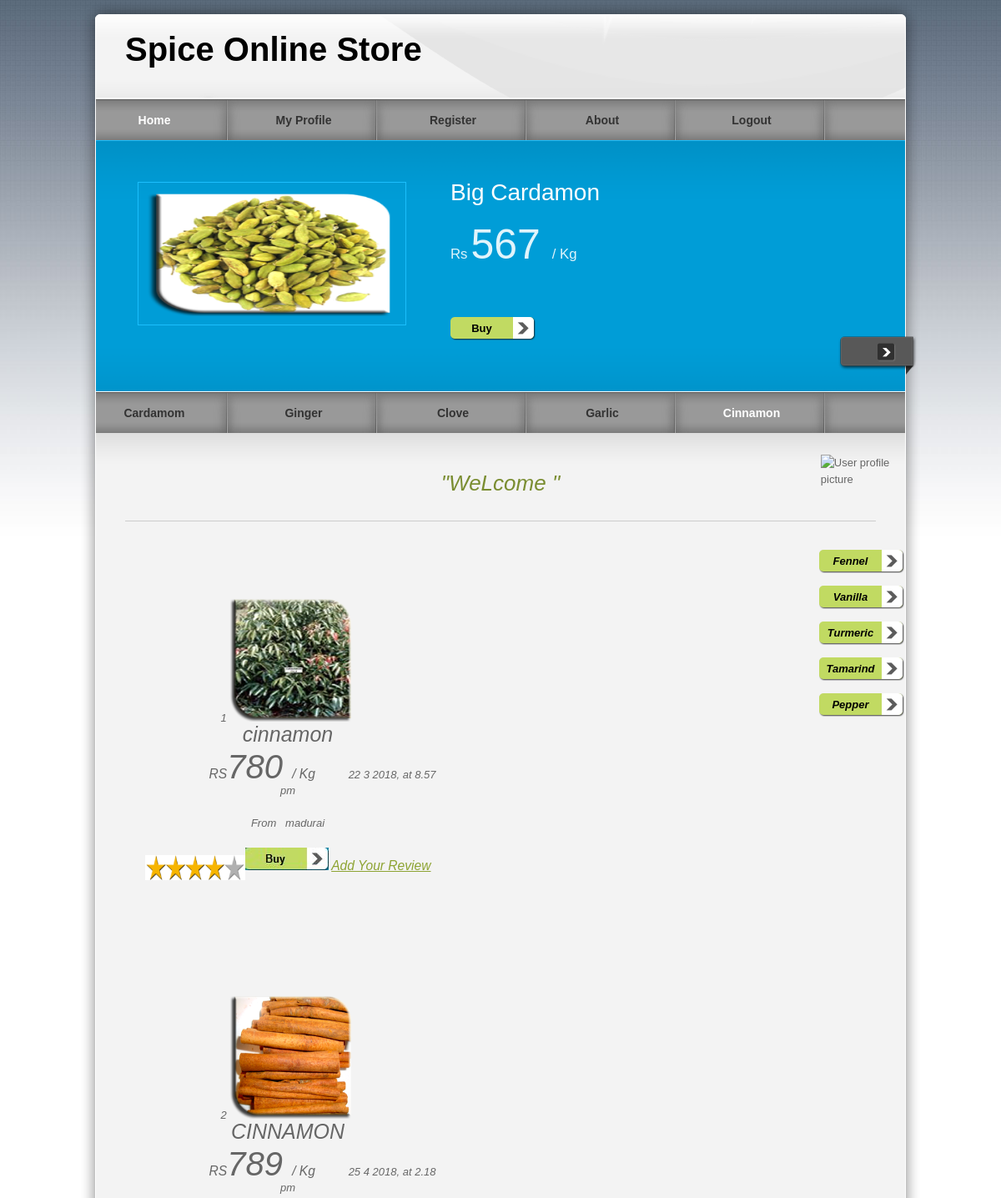
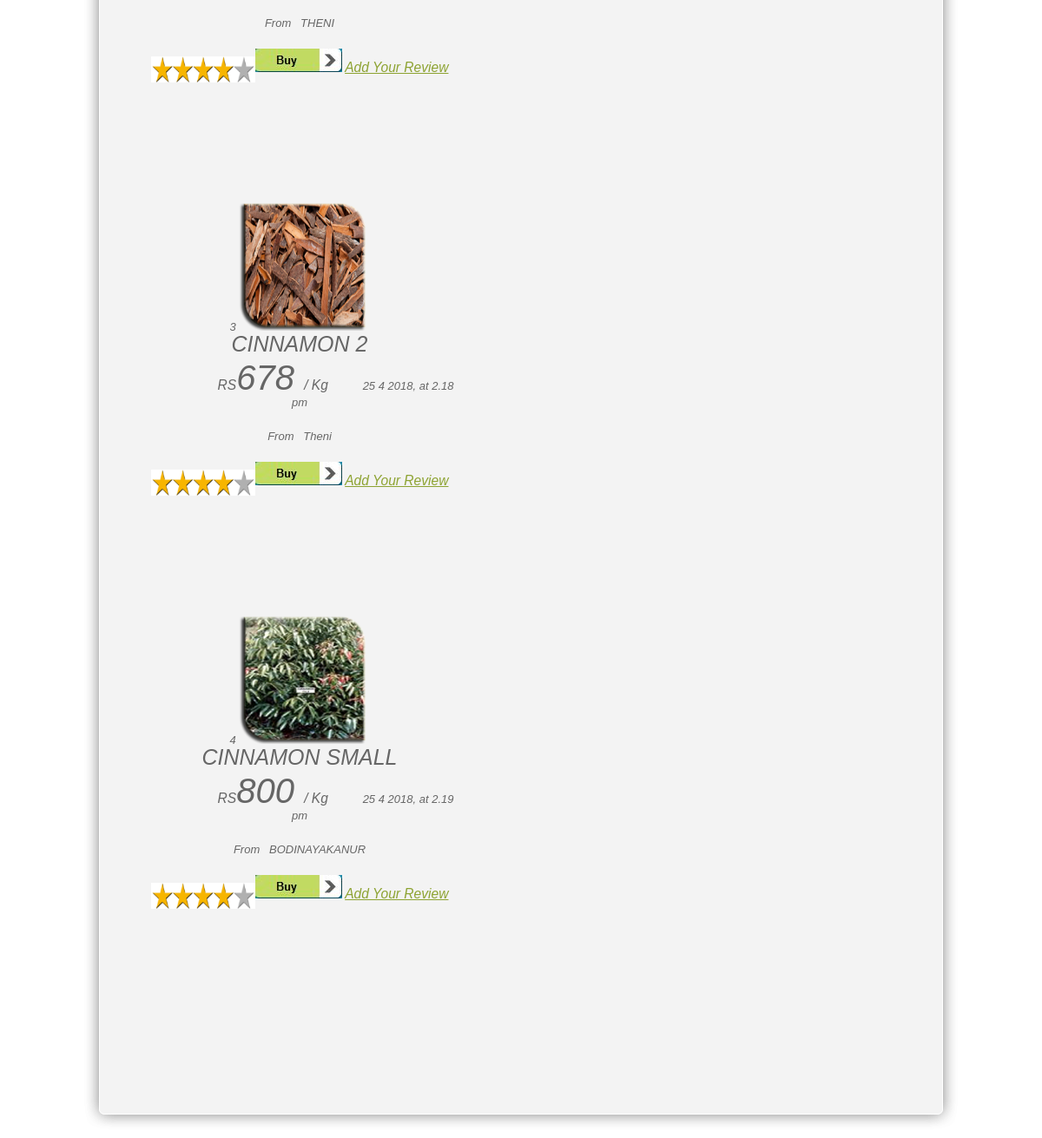
The app's page /pro/cinnamon.php with its own data (2 pictures, top to bottom).
### tables this page shows
CREATE TABLE IF NOT EXISTS `offer` (
  `number` int(11) NOT NULL,
  `name` varchar(50) NOT NULL,
  `image` text NOT NULL,
  `price` varchar(50) NOT NULL,
  `time` varchar(50) NOT NULL,
  `details` varchar(100) NOT NULL,
  PRIMARY KEY (`number`)
);

CREATE TABLE IF NOT EXISTS `cinnamon` (
  `number` int(11) NOT NULL AUTO_INCREMENT,
  `name` varchar(50) NOT NULL,
  `price` varchar(50) NOT NULL,
  `image` text NOT NULL,
  `time` varchar(50) NOT NULL,
  `place` varchar(50) NOT NULL,
  PRIMARY KEY (`number`)
);

### pro/cinnamon.php (the view, shortened to what this page needs)
<?php
$username=$_SESSION['uname'];
?>
<!DOCTYPE html PUBLIC "-//W3C//DTD XHTML 1.0 Transitional//EN" "http://www.w3.org/TR/xhtml1/DTD/xhtml1-transitional.dtd">
<head>
<link href="templatemo_style.css" rel="stylesheet" type="text/css" />
<link href="css/jquery.ennui.contentslider.css" rel="stylesheet" type="text/css" media="screen,projection" />
</head>
<body>
<div id="templatemo_wrapper">
    <div id="templatemo_header">
        <div id="site_title">
            <h1>Spice Online Store</h1>
        </div>
    </div>
  	<div id="templatemo_menu">
        <ul>
            <li><a href="home.php"class="current">Home</a></li>
            <li><a href="profile.php">My Profile</a></li>
            <li><a href="reg.php">Register</a></li>
            <li><a href="partners.html">About</a></li>
            <li><a href="logout.php">Logout</a></li>
        </ul>
    </div>
    <div id="templatemo_banner">
                <div id="one" class="contentslider">
                    <div class="cs_wrapper">
                        <div class="cs_slider">
                            <div class="cs_article">
                            	<div class="slider_content_wrapper">
                            	 <?PHP
$select=mysql_query("select * from offer where number=1 ");
$row=mysql_fetch_array($select);
 ?>
                      				<div class="right">
                                        <h2><?php echo $row['name'];?> </h2><br/>
                                        <p><big>Rs</big> <span style="font-size:50px"><?php echo $row['price'];?></span> <big> / Kg</big></p><br/>
                                        <div class="button"><a href="#">Buy</a></div>
                                    </div>
                                  <div class="left">
                                  <img src="admin/<?php echo $row['image']; ?>" alt="Image 01" />
                                    </div>
                                </div>
                            </div>
                        </div>
                    </div>
                </div>
        </div>
        <div id="templatemo_menu">
        <ul>
            <li><a href="home.php">Cardamom</a></li>
            <li><a href="ginger.php">Ginger</a></li>
            <li><a href="clove.php">Clove</a></li>
            <li><a href="garlic.php">Garlic</a></li>
            <li><a href="cinnamon.php"class="current">Cinnamon</a></li>
            </ul>
    </div>
     <div id="templatemo_main"><span class="main_top"></span>
     <?php
     $sql=mysql_query("select * from signup where username='".$username."' ");
$row=mysql_fetch_array($sql);
?>
          <p class="welcome_text">&quot;WeLcome <?php echo $row['name'];?>&quot;</p>
          <div style="position:absolute; left:88%;  top:1.2%;">
<img class="img-rounded" src="<?php
echo $row['image']; ?>" alt="User profile picture" width="100" height="100" style="inline-box-align:initial"></div>
     	<div class="col_w420 float_l">
                      <blockquote>
 <?PHP
$select=mysql_query("select * from cinnamon ");
$view=mysql_num_rows($select);
 for($i=0;$i<$view;$i++)
 {
 ?>
 <center>
 <div class="table-responsive">
 <tr>
     <td align="center"><?php echo mysql_result($select,$i,"number");?></td>
        <td align="center">
        <img src="admin/<?php echo mysql_result($select,$i,"image");?>" width="150" height="150" /></td>
        <br/>
 <td align="center"><span style="font-size:25px"><?php echo mysql_result($select,$i,"name");?></span></td></div><br/>
    <td align="center"><big>RS</big><span style="font-size:40px"><?php echo mysql_result($select,$i,"price");?></span><big> / Kg</big></td>
    &nbsp;&nbsp;&nbsp;&nbsp;&nbsp;&nbsp;&nbsp;&nbsp;&nbsp;&nbsp;<td align="center"><?php echo mysql_result($select,$i,"time");?></td><br/><br/>
    <td align="center">From&nbsp;&nbsp;&nbsp;<?php echo mysql_result($select,$i,"place");?></td><br/><br/>
                                                                                         <img src="images/0004.png" width="120" height="30"/
    <td align="center"><a href="viewcinnamon.php?edit=<?php echo mysql_result($select,$i,"number");?>"><img src="images/img.JPG" /></a>
                       <td align="center"><a href="reviewcin.php?edit=<?php echo mysql_result($select,$i,"number");?>"><big>Add Your Review</big></a>
    </td>
  </tr><br/>
  <br/><br/>
  <br/><br/>
  <br/><br/>
<br/></center>
  <?PHP
  }
  ?>
          <div style="position: absolute; left: 887px; top: 125px;">
 <div class="button"><a href="fennel.php">Fennel</a></div>
                                                                <div class="button"><a href="vanilla.php">Vanilla</a></div>
                                                                <div class="button"><a href="turmeric.php">Turmeric</a></div>
                                                                <div class="button"><a href="tamarind.php">Tamarind</a></div>
                                                                <div class="button"><a href="pepper.php">Pepper</a></div></div>
                  <br/>
                      </blockquote>
       </div>
    </div>
    <div id="templatemo_main_bottom"></div>
    <div id="templatemo_footer">
    </div>
</div>
</body>
</html>

### pro/templatemo_style.css (style rules this page uses)
body { margin: 0px; padding: 0px; color: #666; font-family: Helevetica,Arial,sans-serif; font-size: 13px; line-height:1.5em; background-color: #fff; background-attachment:fixed; background-image: url(images/templatemo_body.jpg); background-repeat: repeat-x; }
a, a:link, a:visited { color: #8da332; }
p { margin: 0px; padding: 0 0 10px 0; }
img { border: none; }
h1 { font-size: 40px; font-weight: bold; margin: 0 0 30px 0; padding: 5px 0; color: #000; }
h2 { font-size: 28px; font-weight: normal; line-height: 28px; margin: 0 0 30px 0; padding: 0; color: #000; }
.float_l { float: left; }
blockquote { font-style: italic; margin-left: 10px; }
.button a { clear: both; display: block; width: 75px; height: 24px; padding: 4px 27px 0 0; margin-top: 15px; background: url(images/templatemo_button.png) no-repeat; color: #000; font-weight: bold; text-align: center; text-decoration: none; }
#templatemo_wrapper { width: 1010px; margin: 0 auto; }
#templatemo_header { width: 900px; height: 68px; padding: 50px 55px 0; background: url(images/templatemo_header.png) no-repeat; }
#templatemo_header #site_title { float: left; width: 500px; padding: 0; }
#templatemo_header #site_title h1 { margin: 0; padding: 0; }
#templatemo_menu { width: 970px; height: 50px; padding: 0 20px; background: url(images/templatemo_menu.png) repeat-x; }
#templatemo_menu ul { margin: 0; padding: 0; list-style: none; }
#templatemo_menu ul li { padding: 0px; margin: 0px; display: inline; }
#templatemo_menu ul li a { float: left; display: block; width: 140px; height: 33px; padding: 17px 34px 0 0; margin: 0 5px 0 0 ; font-size: 14px; text-align: center; text-decoration: none; color: #333; font-weight: bold; outline: none; border: none; background: url(images/templatemo_menu_divider.png) right no-repeat; }
#templatemo_menu ul li a:hover, #templatemo_menu ul li .current { color: #fff; }
#templatemo_banner { clear: both; position: relative; width: 970px; height: 201px; padding: 50px 20px; background: url(images/templatemo_slider.png) no-repeat; }
#templatemo_main { position: relative; width: 900px; padding: 45px 55px; background: url(images/templatemo_content.png) repeat-y; }
#templatemo_main .main_top { position: absolute; top: 0; left: 20px; width: 970px; height: 45px; background: url(images/templatemo_content_top.png) no-repeat; }
#templatemo_main_bottom { width: 1010px; height: 40px; background: url(images/templatemo_content_bottom.png) no-repeat; }
.col_w420 { width: 420px; }
.welcome_text { font-size: 26px; color: #7a8d31; font-style: italic; text-align: center; margin-bottom: 60px; padding-bottom: 30px; line-height: 30px; border-bottom: 1px solid #CCC; }
#templatemo_footer { width: 910px; padding: 0 30px 10px; text-align: center; color: #666; }

### records on screen
offer: name "Big Cardamon", price "567", image (picture)
cinnamon: number "1", image (picture), name "cinnamon", price "780", time "22 3 2018, at 8.57 pm", place "madurai"
cinnamon: number "2", image (picture), name "CINNAMON", price "789", time "25 4 2018, at 2.18 pm", place "THENI"
cinnamon: number "3", image (picture), name "CINNAMON 2", price "678", time "25 4 2018, at 2.18 pm", place "Theni"
cinnamon: number "4", image (picture), name "CINNAMON SMALL", price "800", time "25 4 2018, at 2.19 pm", place "BODINAYAKANUR"
